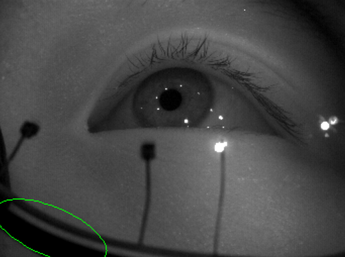
#> input picture experiments_and_plots/noise_example/a_grayscale.png, 345 x 257 px, shrunk from 724 x 540 before the run
$ python compose_panels.py
#> lines starting #> are read from the running program, lines starting #| are printed output that depends on the picture
"""Compose the 6 pupil-extraction panels into a 2x3 grid with (a)-(f) captions."""
import os
import cv2
import matplotlib.pyplot as plt

HERE     = os.path.dirname(os.path.abspath(__file__))
PANEL_DIR = os.path.join(HERE, 'noise_example')
OUT_PATH  = os.path.join(PANEL_DIR, 'panels_grid.png')

# (filename, caption) in reading order: top row a,b,c then bottom row d,e,f.
panels = [
    ('a_grayscale.png',        '(a)'),
    ('b_threshold.png',        '(b)'),
    ('c_opened.png',           '(c)'),
    ('d_contours.png',         '(d)'),
    ('e_all_ellipses.png',     '(e)'),
    ('f_selected_ellipse.png', '(f)'),
]

fig, axes = plt.subplots(2, 3, figsize=(15, 8), dpi=200)
plt.subplots_adjust(left=0.01, right=0.99, top=0.99, bottom=0.05,
                    wspace=0.05, hspace=0.28)

BORDER_PX = 10  # thickness of the black boundary drawn on each image

for ax, (fname, caption) in zip(axes.flat, panels):
    img = cv2.imread(os.path.join(PANEL_DIR, fname))
#> img is the input picture: shape (257, 345, 3); mean B, G, R 69.9, 70.4, 69.9
    # small black boundary drawn directly onto the image pixels
    img = cv2.copyMakeBorder(
        img, BORDER_PX, BORDER_PX, BORDER_PX, BORDER_PX,
        cv2.BORDER_CONSTANT, value=(0, 0, 0),
    )
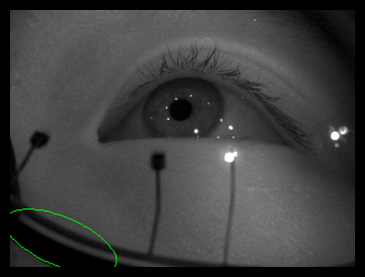
#> img: shape (277, 365, 3); mean B, G, R 61.3, 61.8, 61.3
    ax.imshow(cv2.cvtColor(img, cv2.COLOR_BGR2RGB))
    ax.set_xticks([]); ax.set_yticks([])
    ax.set_axis_off()
    ax.text(0.5, -0.07, caption, transform=ax.transAxes,
            ha='center', va='top', fontsize=26)
#> pass 2 of the loop `for ax, (fname, caption) in zip(axes.flat, panels):`:
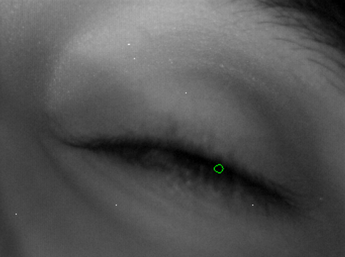
#> input picture experiments_and_plots/noise_example/b_threshold.png, 345 x 257 px, shrunk from 724 x 540 before the run
#> img is the input picture: shape (257, 345, 3); mean B, G, R 84.1, 84.2, 84.1
#> `img = cv2.copyMakeBorder( img, BORDER_PX, BORDER_PX, BORDER_PX, BORDER..`:
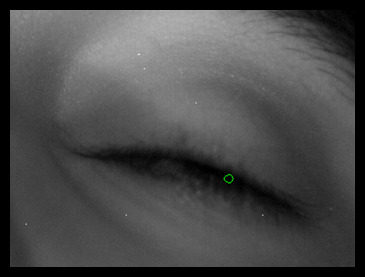
#> img: shape (277, 365, 3); mean B, G, R 73.8, 73.8, 73.8
#> pass 3 of the loop `for ax, (fname, caption) in zip(axes.flat, panels):`:
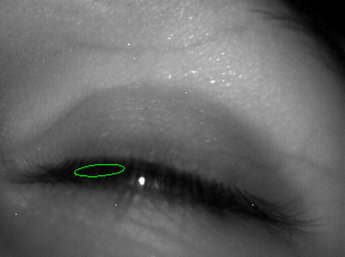
#> input picture experiments_and_plots/noise_example/c_opened.png, 345 x 257 px, shrunk from 724 x 540 before the run
#> img is the input picture: shape (257, 345, 3); mean B, G, R 99.8, 100.1, 99.8
#> `img = cv2.copyMakeBorder( img, BORDER_PX, BORDER_PX, BORDER_PX, BORDER..`:
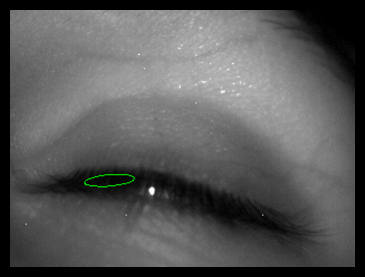
#> img: shape (277, 365, 3); mean B, G, R 87.5, 87.8, 87.5
#> the loop made 6 passes; the first 3 are shown

fig.savefig(OUT_PATH, bbox_inches='tight', pad_inches=0.1)
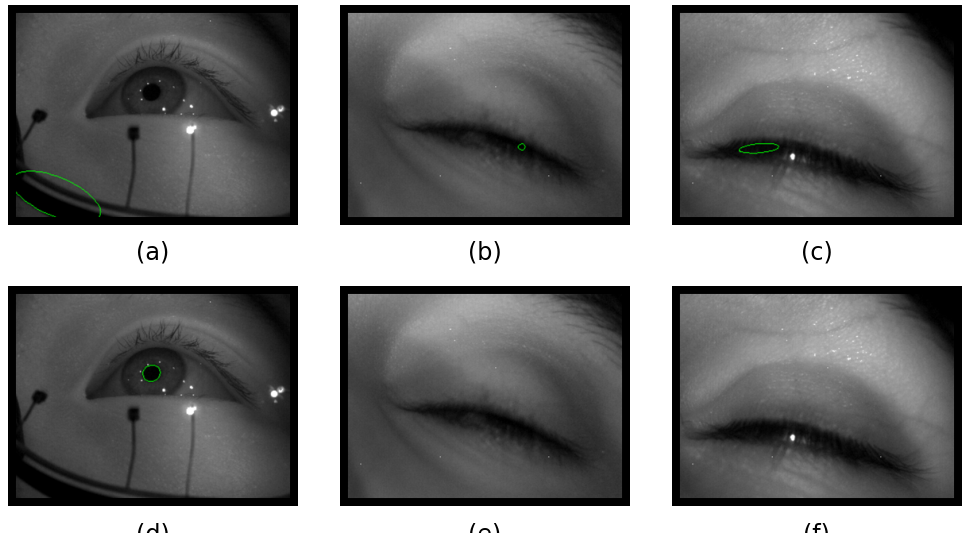
#> figure drawn by matplotlib, 6 panels
plt.close(fig)
print(f"Saved grid -> {OUT_PATH}")
